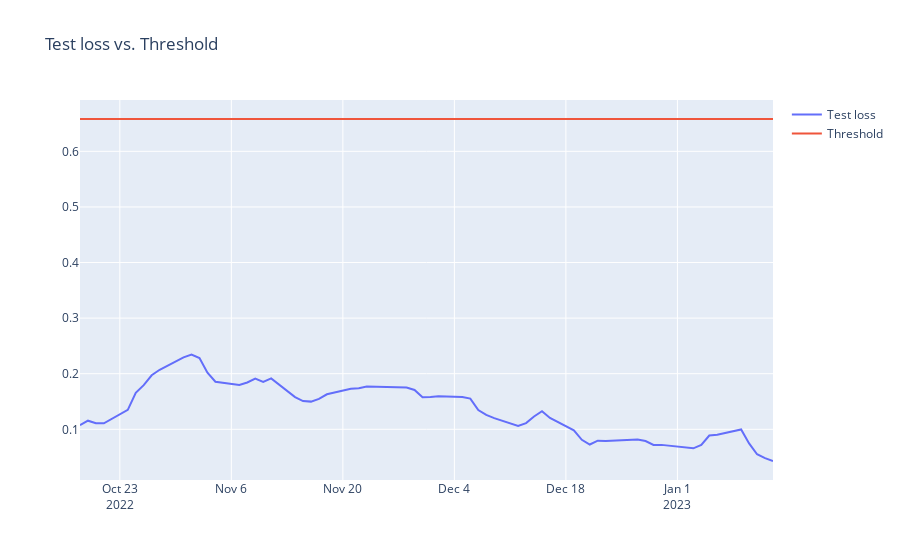

Notebook code for this chart:
### Code cell
test_score_df = pd.DataFrame(test[TIME_STEPS:])
test_score_df['loss'] = test_mae_loss
test_score_df['threshold'] = threshold
test_score_df['anomaly'] = test_score_df['loss'] > test_score_df['threshold']
test_score_df['Close'] = test[TIME_STEPS:]['Close']

fig = go.Figure()
fig.add_trace(go.Scatter(x=test_score_df['Date'], y=test_score_df['loss'], name='Test loss'))
fig.add_trace(go.Scatter(x=test_score_df['Date'], y=test_score_df['threshold'], name='Threshold'))
fig.update_layout(showlegend=True, title='Test loss vs. Threshold')
fig.show()
